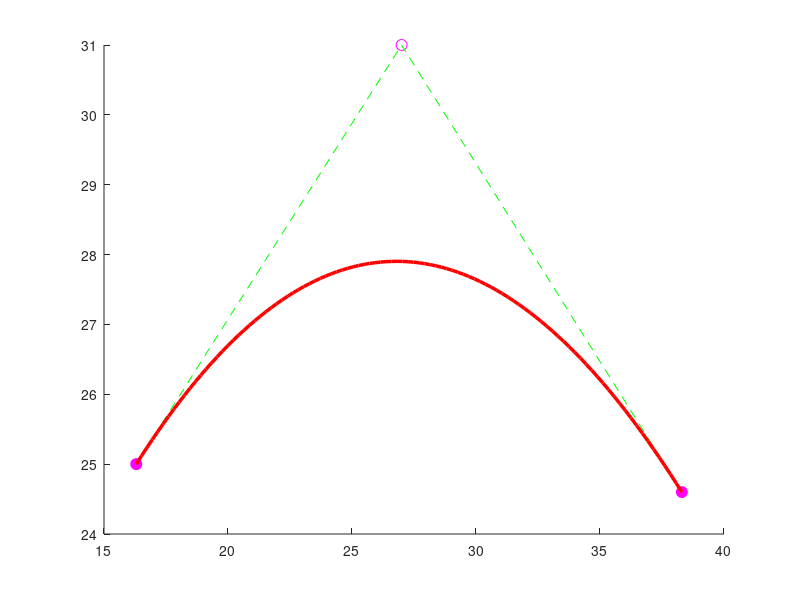

This chart was generated by the following MATLAB code:
function fata_2_poligoane_control()

t = linspace(0,1); % Parametrul
b = [16.3 27 38.3; 25 31 24.6]; % Punctele de control
% Polinoamele Bernstein de gradul 2
B0 = (1-t).^2;
B1 = 2*(1-t).*t;
B2 = t.^2;
B = [B0;B1;B2]; % Matricea care cuprinde toate polinoamele Bernstein
f = b*B; % Curba Bezier

% --> Desenare grafic (curba + poligonul de control) <--
hold on 
% Deseneaza cercuri pline pentru primul si ultimul punct din poligonul de control
plot([b(1,1),b(1,end)],[b(2,1),b(2,end)],'mo','MarkerFaceColor','m','MarkerSize',8)

% Deseneaza cercuri goale pentru punctele interioare din poligonul de control 
plot(b(1,2:end-1),b(2,2:end-1),'mo','MarkerSize',8)

% Traseaza poligonul de control
plot(b(1,:),b(2,:),'--g')

% Traseaza curba Bezier generata din punctele de control
plot(f(1,:),f(2,:),'r','LineWidth',2.5)
hold off

end
